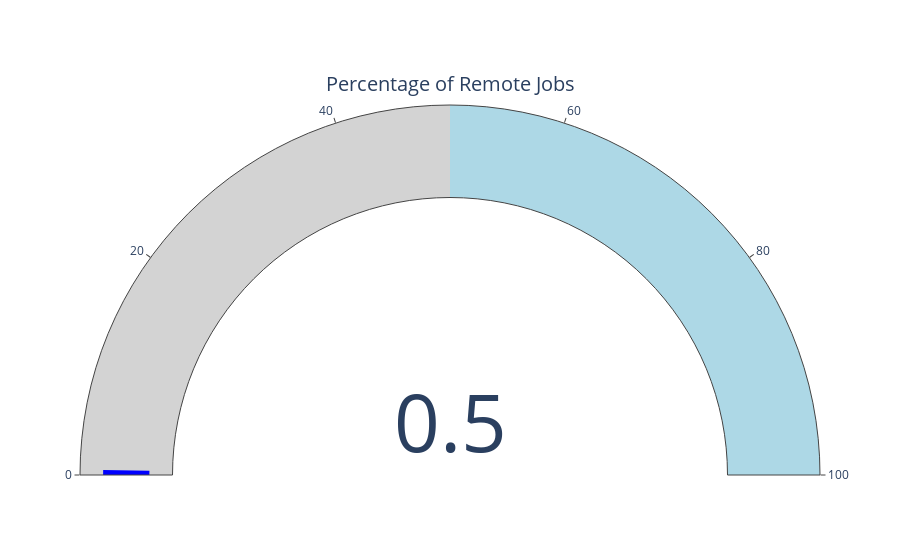

Notebook code cell kept with this figure:
### Code cell
import plotly.graph_objects as go

remote_percentage = df_pd['is_remote'].mean() * 100

fig = go.Figure(go.Indicator(
    mode="gauge+number",
    value=remote_percentage,
    title={'text': "Percentage of Remote Jobs"},
    gauge={'axis': {'range': [0, 100]},
           'bar': {'color': "blue"},
           'steps': [{'range': [0, 50], 'color': "lightgray"},
                     {'range': [50, 100], 'color': "lightblue"}]}))
fig.show()

### Figure 1 — Plotly figure (JSON) as saved in the notebook; plotly's stock layout.template omitted (floating-point values rounded to 4 significant figures)
{"data": [{"gauge": {"axis": {"range": [0, 100]}, "bar": {"color": "blue"}, "steps": [{"color": "lightgray", "range": [0, 50]}, {"color": "lightblue", "range": [50, 100]}]}, "mode": "gauge+number", "title": {"text": "Percentage of Remote Jobs"}, "type": "indicator", "value": 0.4617}], "layout": {}}
